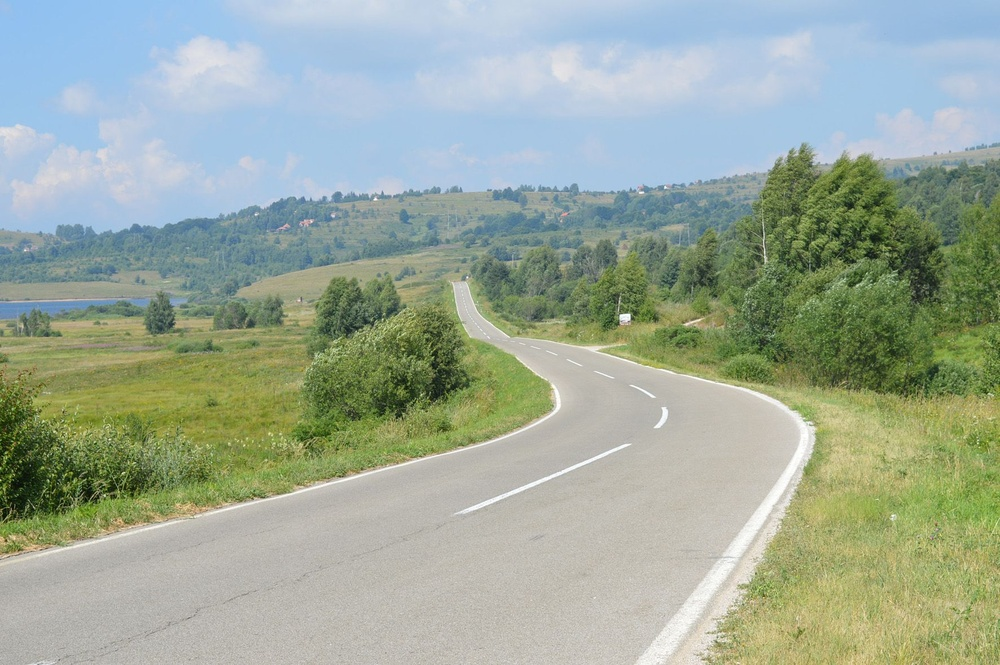
#> input picture pictures/slika.jpeg, 1000 x 665 px, shrunk from 1772 x 1178 before the run
$ python -i lane_detection_video.py   (imports and definitions only)
#> lines starting #> are read from the running program, lines starting #| are printed output that depends on the picture; after the words box and inside, x2 and y2 are one past the last pixel; in counts of white or black regions, pixels touching at a corner belong together
import numpy as np
import pandas as pd
import cv2
from moviepy.editor import VideoFileClip

def region_of_interest(image):
    height, width = image.shape[:2]

    # same logic as in create_roi_for_bfmc_car()
    lift = 0.15
    top_offset = 0.30

    bottom_y = int(height * (1 - lift))
    top_y    = int(height * top_offset)

    vertices = np.array([[
        (int(width * 0.02), bottom_y),   # bottom left
        (int(width * 0.98), bottom_y),   # bottom right
        (int(width * 0.80), top_y),      # top right
        (int(width * 0.20), top_y)       # top left
    ]], dtype=np.int32)

    # mask compatible with grayscale or BGR
    mask = np.zeros_like(image)
    if len(image.shape) > 2:
        ignore_mask_color = (255,) * image.shape[2]
    else:
        ignore_mask_color = 255

    cv2.fillPoly(mask, vertices, ignore_mask_color)
    masked_image = cv2.bitwise_and(image, mask)
    return masked_image


def hough_transform(image):
    return cv2.HoughLinesP(
        image,
        rho=1,
        theta=np.pi/180,
        threshold=20,
        minLineLength=20,
        maxLineGap=500
    )


def average_slope_intercept(lines):
    left_lines, left_weights = [], []
    right_lines, right_weights = [], []

    if lines is None:
        return None, None

    for line in lines:
        for x1, y1, x2, y2 in line:
            if x1 == x2:
                continue   # skip vertical lines

            slope = (y2 - y1) / (x2 - x1)
            intercept = y1 - slope * x1

            # ignore almost horizontal lines
            if abs(slope) < 0.01:
                continue

            length = np.sqrt((y2 - y1)**2 + (x2 - x1)**2)

            if slope < 0:
                left_lines.append((slope, intercept))
                left_weights.append(length)
            else:
                right_lines.append((slope, intercept))
                right_weights.append(length)

    left_lane  = np.dot(left_weights, left_lines) / np.sum(left_weights) if left_weights else None
    right_lane = np.dot(right_weights, right_lines) / np.sum(right_weights) if right_weights else None

    return left_lane, right_lane


def get_line_points(y1, y2, line):
    if line is None:
        return None
    slope, intercept = line

    if slope == 0:
        return None

    x1 = int((y1 - intercept) / slope)
    x2 = int((y2 - intercept) / slope)

    return (x1, int(y1)), (x2, int(y2))


def make_lane_lines(image, lines):
    left_lane, right_lane = average_slope_intercept(lines)

    height = image.shape[0]
    lift = 0.15
    top_offset = 0.30

    y1 = int(height * (1 - lift))      # bottom of ROI
    y2 = int(height * top_offset)      # top of ROI

    return get_line_points(y1, y2, left_lane), get_line_points(y1, y2, right_lane)


def draw_lane_lines(image, lines, color=[255, 0, 0], thickness=12):
    line_image = np.zeros_like(image)
    for line in lines:
        if line is not None:
            cv2.line(line_image, *line, color, thickness)
    return cv2.addWeighted(image, 1.0, line_image, 1.0, 0.0)


def process_frame(image):
    gray = cv2.cvtColor(image, cv2.COLOR_BGR2GRAY)
    blurred = cv2.GaussianBlur(gray, (5, 5), 0)
    edges = cv2.Canny(blurred, 50, 150)
    region = region_of_interest(edges)
    hough = hough_transform(region)
    return draw_lane_lines(image, make_lane_lines(image, hough))


def process_video(input_video, output_video):
    clip = VideoFileClip(input_video, audio=False)
    processed_clip = clip.fl_image(process_frame)
    processed_clip.write_videofile(output_video, audio=False)


# [1 line not run here, left out]

>>> import cv2
>>> picture = cv2.imread('pictures/slika.jpeg')
#> picture is the input picture: shape (665, 1000, 3); mean B, G, R 154.2, 169.4, 156.4
>>> result = process_frame(picture)
#> in process_frame, `gray = cv2.cvtColor(image, cv2.COLOR_BGR2GRAY)`:
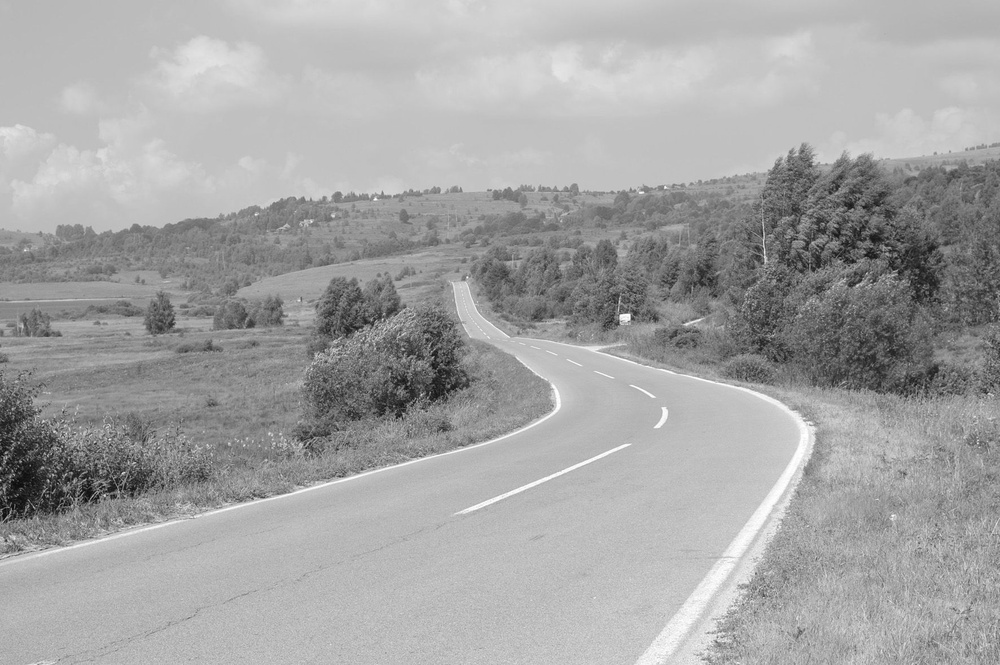
#> gray: shape (665, 1000); min 8, max 255, mean 163.8
#> in process_frame, `edges = cv2.Canny(blurred, 50, 150)`:
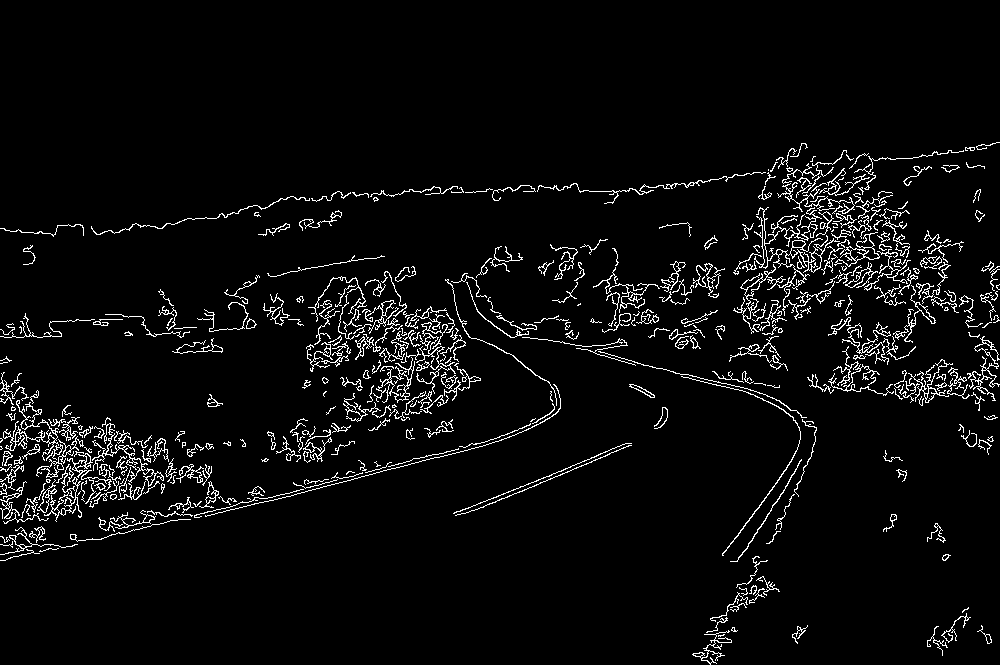
#> edges: shape (665, 1000); 4.5% white in thin lines or dots, all inside (x1, y1, x2, y2) = (0, 142, 1000, 665)
#> in region_of_interest, `cv2.fillPoly(mask, vertices, ignore_mask_color)`:
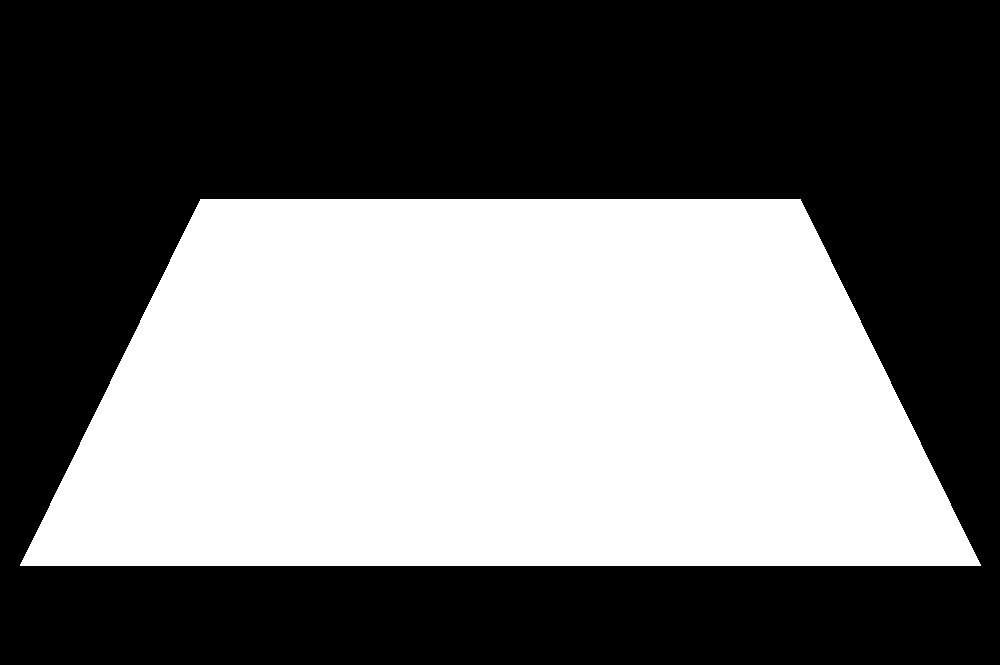
#> mask: shape (665, 1000); 43.1% white; 1 white region, box (x1, y1, x2, y2) and area: (20, 199, 981, 566) 286627
#> in region_of_interest, `masked_image = cv2.bitwise_and(image, mask)`:
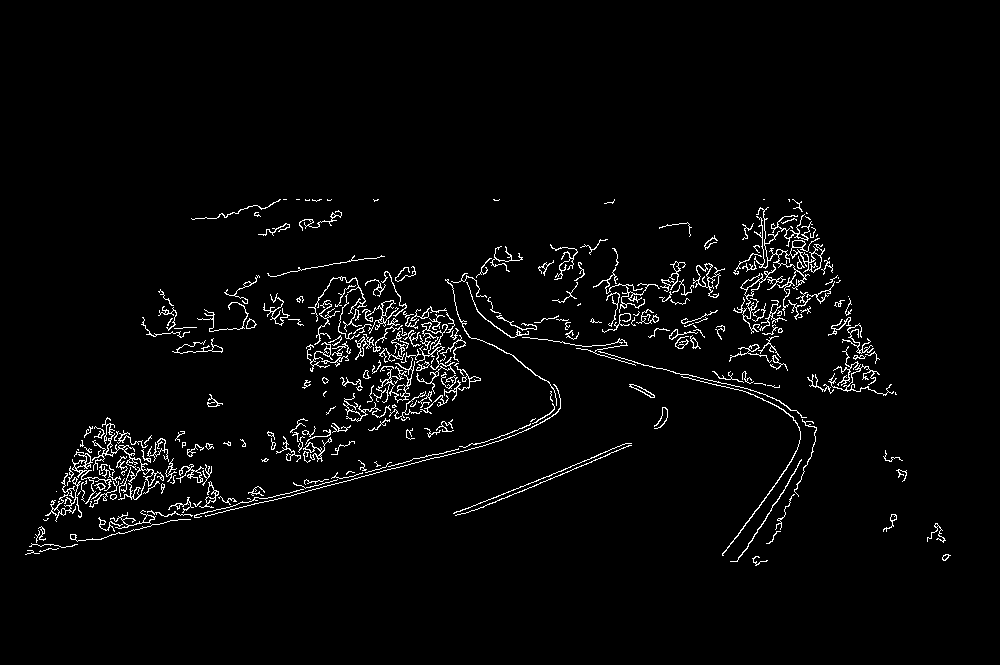
#> masked_image: shape (665, 1000); 2.8% white in thin lines or dots, all inside (x1, y1, x2, y2) = (25, 199, 951, 566)
#> in process_frame, `hough = hough_transform(region)`: hough = 208 rows, first 6: [69, 468, 876, 355], [56, 549, 872, 346], [94, 443, 824, 248], [62, 488, 824, 298], [168, 300, 838, 277], [72, 460, 846, 309]
#> the loop in average_slope_intercept, `for line in lines:` made 208 passes
#> after the loop in average_slope_intercept, `for line in lines:`: left_lines = 174 pairs, first value -2.75 to -0.0343, second value 288.4 to 2637.3; left_weights = 174 values, max 865.6 at index 13, min 75.43 at index 119, mean 679.8; right_lines = 30 pairs, first value 0.0165 to 2.25, second value -1577.5 to 329.4; right_weights = 30 values, max 792.4 at index 28, min 244.6 at index 13, mean 588.7
#> in average_slope_intercept, `left_lane  = np.dot(left_weights, left_lines) / np.sum(left_weights) i..`: left_lane = [-0.283, 510.3]
#> in average_slope_intercept, `right_lane = np.dot(right_weights, right_lines) / np.sum(right_weights..`: right_lane = [0.333, 138.1]
#> in make_lane_lines, `left_lane, right_lane = average_slope_intercept(lines)`: left_lane = [-0.283, 510.3]; right_lane = [0.333, 138.1]
#> in get_line_points, `slope, intercept = line`: slope = -0.283; intercept = 510.3
#> in get_line_points, `x1 = int((y1 - intercept) / slope)`: x1 = -193
#> in get_line_points, `x2 = int((y2 - intercept) / slope)`: x2 = 1101
#> in draw_lane_lines, `line_image = np.zeros_like(image)`: line_image: shape (665, 1000, 3); every value is 0
#> the loop in draw_lane_lines, `for line in lines:` made 2 passes
#> line on passes 1 to 2: ((-193, 565), (1101, 199)), ((1283, 565), (182, 199))
#> after the loop in draw_lane_lines, `for line in lines:`:
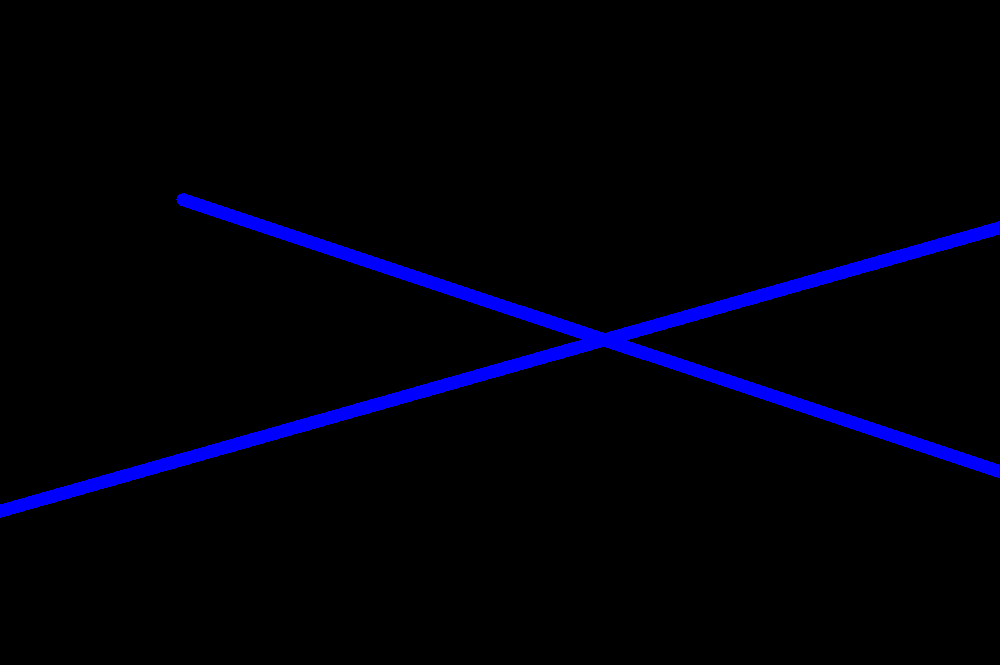
#> line_image: shape (665, 1000, 3); mean B, G, R 9.4, 0, 0
#> in draw_lane_lines, `return cv2.addWeighted(image, 1.0, line_image, 1.0, 0.0)`:
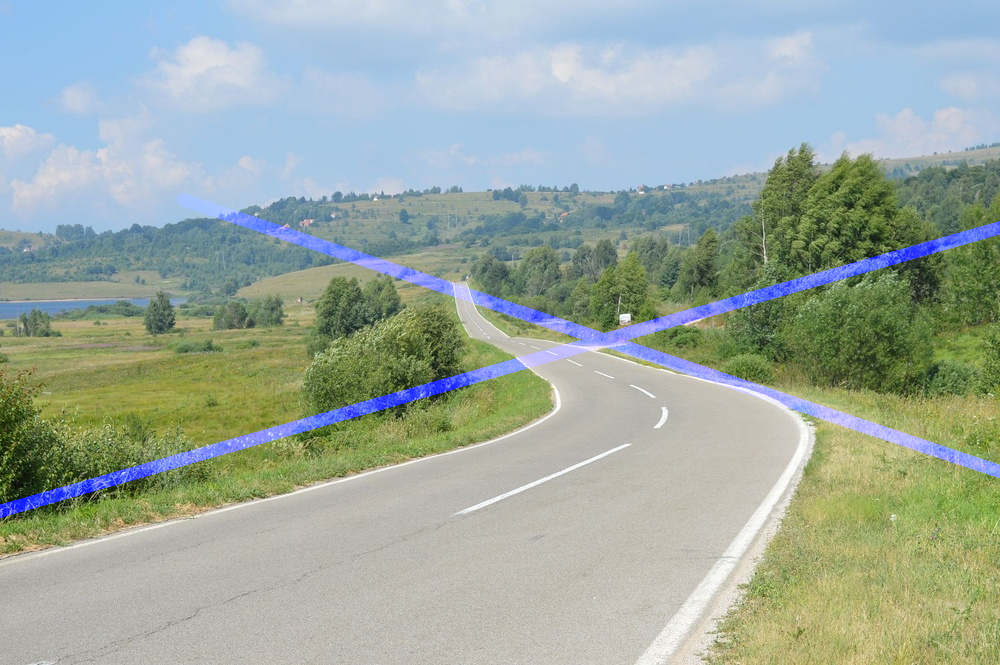
#> returned value: shape (665, 1000, 3); mean of channels 0, 1, 2 159.9, 169.4, 156.4; drawn as B, G, R
